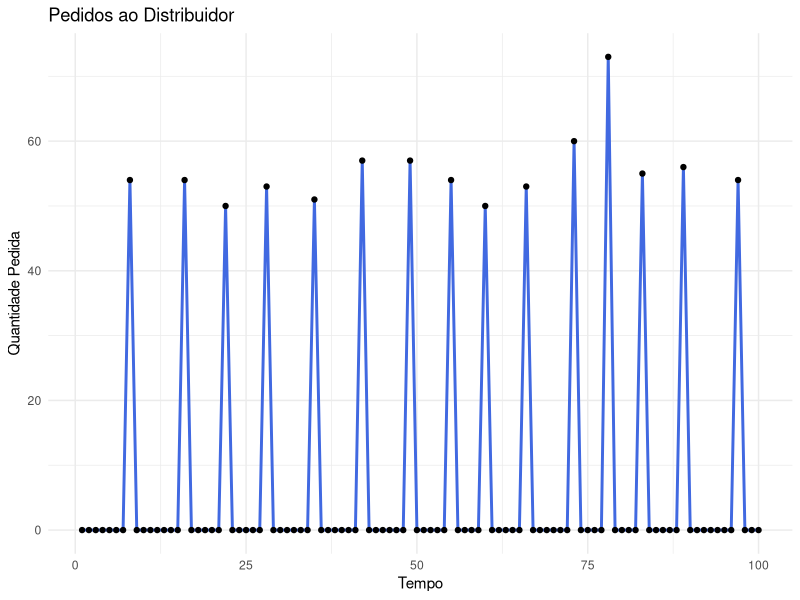
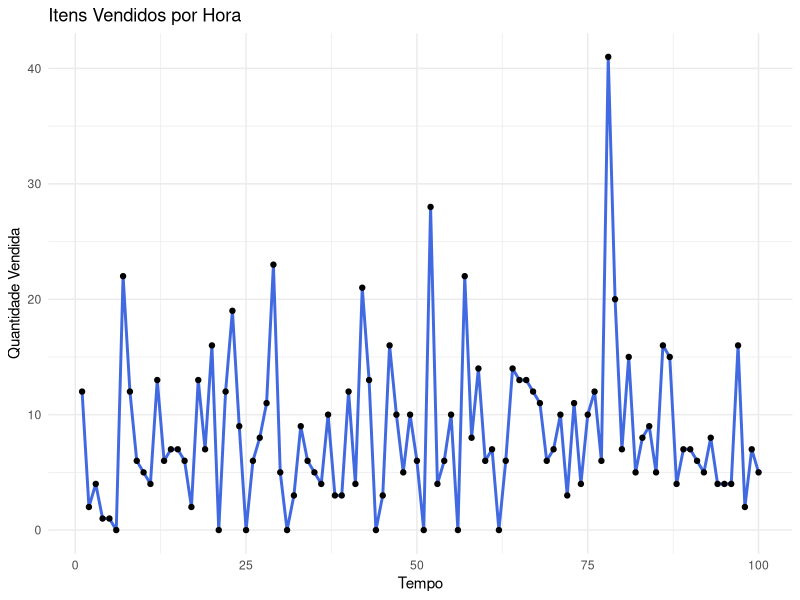
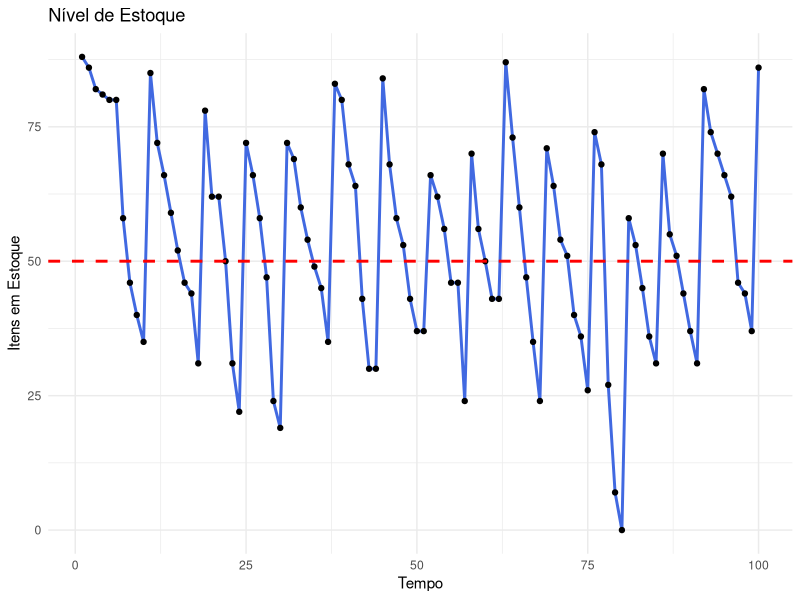
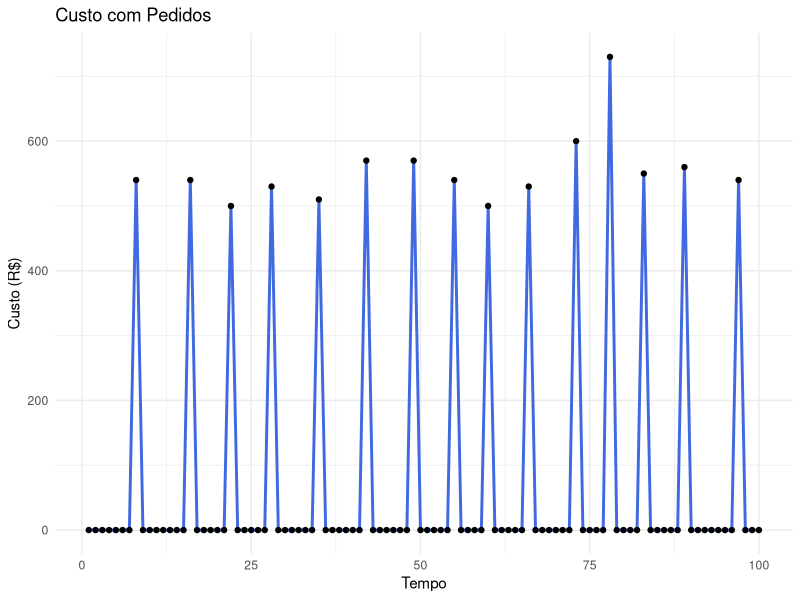
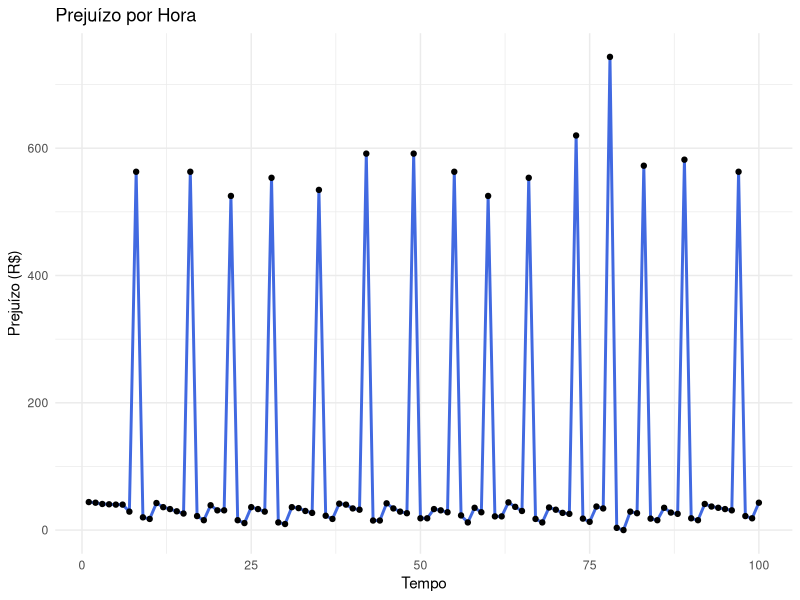
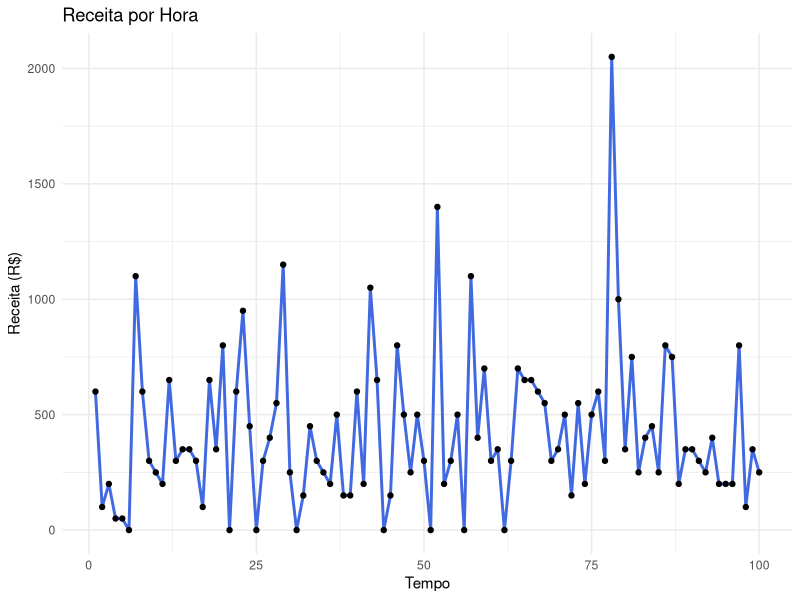
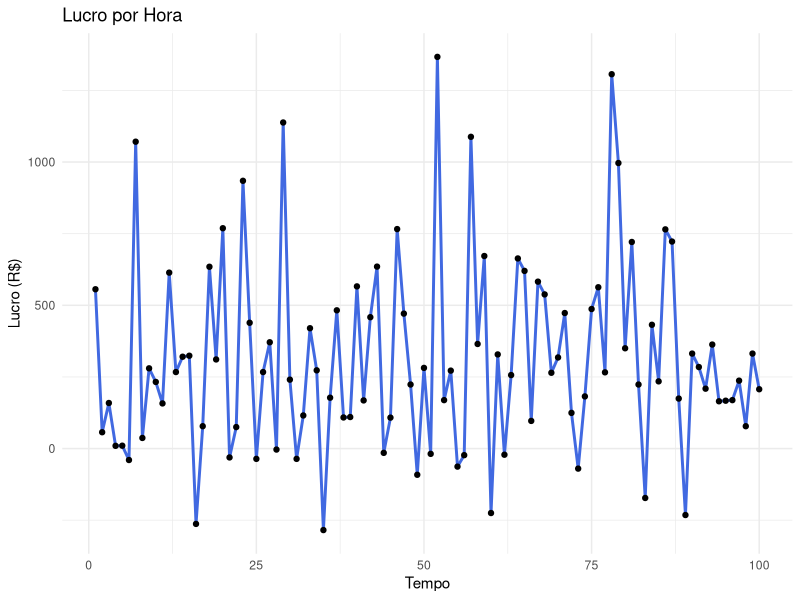
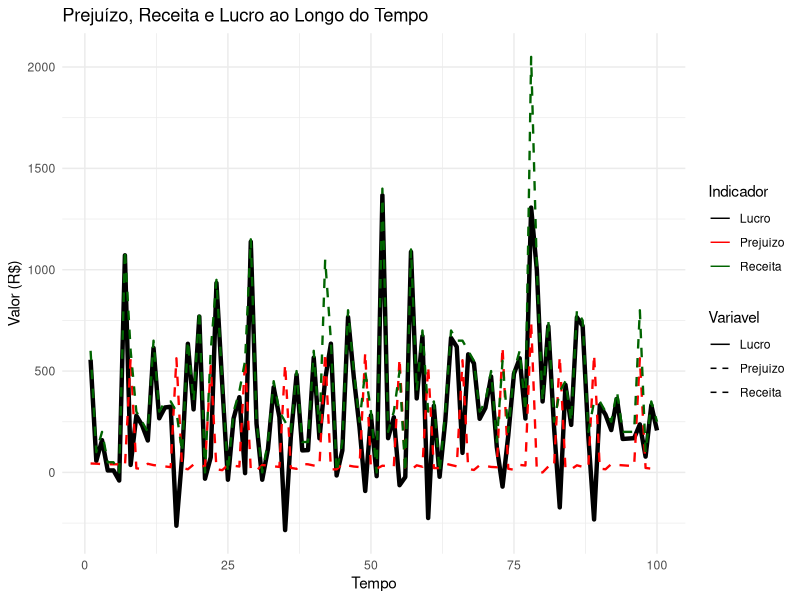

These charts were generated, in order, by the following R code:
# Processo Poisson para gerar o tempo de chegada dos clientes
proc_pois <- function(lambda) {
    t_n <- rexp(10000, lambda)
    s_n <- cumsum(t_n) # arrival times

    (s_n)
}

# Função para gerar um vetor indicando a quantidade de clientes que chegaram, por hora, até um tempo final
qntd_clientes_por_hora <- function(tempo_final, qntd_total_clientes) {
    qtd_cliente_hora <- c()
    for (t in 1:tempo_final) {
        qtd_cliente_hora <- append(
            qtd_cliente_hora,
            sum(as.integer(qntd_total_clientes < t & qntd_total_clientes > (t - 1)))
        )
    }
    (qtd_cliente_hora)
}


# Quantidade de itens comprados por cliente na hora t
qntd_itens_cliente <- function(qtd_clientes_nessa_hora) {
    if (qtd_clientes_nessa_hora == 0) {
        (0)
    } else {
        qntd_pedida <- 0
        for (i in 1:qtd_clientes_nessa_hora) {
            qntd_cliente_i <- rpois(1, lambda = 3)
            qntd_pedida <- qntd_pedida + qntd_cliente_i
        }
        (qntd_pedida)
    }
}



# Calcula o estoque final no tempo t, retorna: Quantidade de itens no estoque, quantidade de itens vendidos aos clientes, quantidade de itens que não foram vendidos (prejuizo em itens), retorna informações sobre a reposição do estoque: qntd_itens_para_repor_estoque, tempo_ate_reposicao_estoque
calcular_estoque <- function(estoque_atual, qntd_itens_pedidos_clientes, info_reposicao_estoque) {
    if (info_reposicao_estoque[[2]] > 0) {
        info_reposicao_estoque[[2]] <- info_reposicao_estoque[[2]] - 1
    }

    if (info_reposicao_estoque[[2]] == 0) {
        estoque_atual <- estoque_atual + info_reposicao_estoque[[1]]
        info_reposicao_estoque[[1]] <- 0
    }

    estoque <- estoque_atual - qntd_itens_pedidos_clientes

    if ((estoque <= limite_para_repor_estoque) && (info_reposicao_estoque[[2]] == 0)) {
        info_reposicao_estoque[[1]] <- fazer_reposicao_estoque(estoque)
        info_reposicao_estoque[[2]] <- tempo_ate_reposicao_estoque
    }

    if (estoque < 0) {
        prejuizo_em_itens <- estoque
        estoque <- 0
    }

    qntd_itens_vendidos <- qntd_itens_pedidos_clientes + prejuizo_em_itens

    (list(estoque, qntd_itens_vendidos, info_reposicao_estoque))
}


# Quantidade a repor no estoque
fazer_reposicao_estoque <- function(qntd_itens_no_estoque) {
    reposicao <- estoque_cheio - qntd_itens_no_estoque

    (reposicao)
}

# Custo para repor x unidades de produto no estoque
custo_repor_estoque <- function(qntd_itens_para_repor) {
    custo <- qntd_itens_para_repor * z
    (custo)
}

# Prejuizo total na hora t
prejuizo_total <- function(custo_do_pedido, estoque_atual) {
    (custo_do_pedido + estoque_atual * h)
}

# Receita na hora t
receita <- function(itens_comprados_nessa_hora) {
    (itens_comprados_nessa_hora * r)
}

# Lucro na hora t
lucro <- function(receita, prejuizo_total) {
    (receita - prejuizo_total)
}


# _____________________________________________________________

# ---------------- Variaveis do Sistema --------------
estoque_cheio <- 100
limite_para_repor_estoque <- 50
tempo_final <- 100
tempo_ate_reposicao_estoque <- 3
h <- 0.5 # custo para manter os itens no estoque
z <- 10 # custo que a loja paga por produto para repor estoque
r <- 50 # custo que o cliente paga por produto
prejuizo_em_itens <- 0

info_reposicao_estoque <- c(0, 0)

estoque <- list(estoque_cheio, 0, info_reposicao_estoque)

qntd_total_clientes <- proc_pois(3)

total_clientes_por_hora <- qntd_clientes_por_hora(tempo_final, qntd_total_clientes)

# -------------------- Vetores --------------------
v_pedidos <- c()
v_qtd_vendida <- c()
v_estoque <- c()
v_custo_pedido <- c()
v_prejuizo <- c()
v_receita <- c()
v_lucro <- c()

# -------------------- Simulando --------------------

for (t in 1:tempo_final) {
    print(paste("Tempo:", t, sep = " "))

    print(paste("Quantidade de itens no estoque:", estoque[[1]], sep = " "))

    print(paste(total_clientes_por_hora[t], "clientes chegaram nessa hora", sep = " "))

    qntd_itens_pedidos_clientes <- qntd_itens_cliente(total_clientes_por_hora[t])

    print(paste("Quantidade de total de itens pedidos:", qntd_itens_pedidos_clientes, sep = " "))

    estoque <- calcular_estoque(estoque[[1]], qntd_itens_pedidos_clientes, estoque[[3]])

    print(paste("Quantidade de itens restantes no fim da hora:", estoque[[1]], sep = " "))

    print(paste("Quantidade de itens vendidos aos clientes:", estoque[[2]], sep = " "))

    print(paste("Informações sobre a reposiçao do estoque: ", estoque[3], sep = " "))

    v_pedidos <- append(v_pedidos, ifelse(estoque[[3]][[2]] == tempo_ate_reposicao_estoque, estoque[[3]][[1]], 0))

    v_qtd_vendida <- append(v_qtd_vendida, estoque[[2]])

    v_estoque <- append(v_estoque, estoque[[1]])

    v_custo_pedido <- append(v_custo_pedido, ifelse(estoque[[3]][[2]] == tempo_ate_reposicao_estoque, custo_repor_estoque(estoque[[3]][[1]]), 0))

    v_prejuizo <- append(v_prejuizo, prejuizo_total(v_custo_pedido[t], v_estoque[t]))

    v_receita <- append(v_receita, receita(v_qtd_vendida[t]))

    v_lucro <- append(v_lucro, lucro(v_receita[t], v_prejuizo[t]))

    print("---------------------__________")
}

v_qtd_vendida

v_estoque

v_pedidos

v_custo_pedido

v_prejuizo

v_receita

v_lucro

#---------------------------------------------

# Pacotes para construir os gráficos
library(ggplot2)
library(tidyr)
library(dplyr)

# Variável tempo, do eixo x
t <- 1:tempo_final

df_simulacao <- data.frame(
    Tempo = t,
    Pedido = v_pedidos,
    Vendido = v_qtd_vendida,
    Estoque = v_estoque,
    CustoPedido = v_custo_pedido,
    Prejuizo = v_prejuizo,
    Receita = v_receita,
    Lucro = v_lucro
)

ggplot(df_simulacao, aes(x = Tempo, y = Pedido)) +
    geom_line(color = "royalblue", size = 1) +
    geom_point(color = "black") +
    labs(title = "Pedidos ao Distribuidor", y = "Quantidade Pedida") +
    theme_minimal()

ggplot(df_simulacao, aes(x = Tempo, y = Vendido)) +
    geom_line(color = "royalblue", size = 1) +
    geom_point(color = "black") +
    labs(title = "Itens Vendidos por Hora", y = "Quantidade Vendida") +
    theme_minimal()

ggplot(df_simulacao, aes(x = Tempo, y = Estoque)) +
    geom_line(color = "royalblue", size = 1) +
    geom_point(color = "black") +
    geom_hline(yintercept = limite_para_repor_estoque, linetype = "dashed", color = "red", size = 1) +
    labs(
        title = "Nível de Estoque",
        y = "Itens em Estoque"
    ) +
    theme_minimal()


ggplot(df_simulacao, aes(x = Tempo, y = CustoPedido)) +
    geom_line(color = "royalblue", size = 1) +
    geom_point(color = "black") +
    labs(title = "Custo com Pedidos", y = "Custo (R$)") +
    theme_minimal()

ggplot(df_simulacao, aes(x = Tempo, y = Prejuizo)) +
    geom_line(color = "royalblue", size = 1) +
    geom_point(color = "black") +
    labs(title = "Prejuízo por Hora", y = "Prejuízo (R$)") +
    theme_minimal()

ggplot(df_simulacao, aes(x = Tempo, y = Receita)) +
    geom_line(color = "royalblue", size = 1) +
    geom_point(color = "black") +
    labs(title = "Receita por Hora", y = "Receita (R$)") +
    theme_minimal()

ggplot(df_simulacao, aes(x = Tempo, y = Lucro)) +
    geom_line(color = "royalblue", size = 1) +
    geom_point(color = "black") +
    labs(title = "Lucro por Hora", y = "Lucro (R$)") +
    theme_minimal()

df_plot <- df_simulacao %>%
    select(Tempo, Prejuizo, Receita, Lucro) %>%
    pivot_longer(cols = -Tempo, names_to = "Variavel", values_to = "Valor")

ggplot(df_plot, aes(x = Tempo, y = Valor, color = Variavel, linetype = Variavel, size = Variavel)) +
    geom_line() +
    labs(
        title = "Prejuízo, Receita e Lucro ao Longo do Tempo",
        y = "Valor (R$)",
        color = "Indicador"
    ) +
    theme_minimal() +
    scale_color_manual(values = c(
        "Prejuizo" = "red",
        "Receita" = "darkgreen",
        "Lucro" = "black"
    )) +
    scale_linetype_manual(values = c(
        "Prejuizo" = "dashed",
        "Receita" = "dashed",
        "Lucro" = "solid"
    )) +
    scale_size_manual(values = c(
        "Prejuizo" = 0.8, # Menor espessura para Prejuízo
        "Receita" = 0.8, # Menor espessura para Receita
        "Lucro" = 1.5 # Maior espessura para Lucro
    )) +
    guides(
        size = "none", # Remove legenda de espessura
        linetype = guide_legend(override.aes = list(size = 1)) # Ajusta a legenda de tipo de linha
    )


Lucro_total <- sum(v_lucro)
Lucro_medio_por_hora <- mean(v_lucro)
